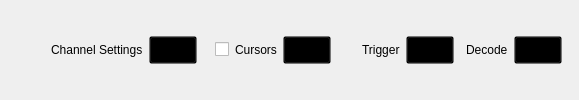
         <widget class="QWidget" name="widget_3" native="true">
          <property name="sizePolicy">
           <sizepolicy hsizetype="Preferred" vsizetype="Fixed">
            <horstretch>0</horstretch>
            <verstretch>0</verstretch>
           </sizepolicy>
          </property>
          <property name="minimumSize">
           <size>
            <width>0</width>
            <height>48</height>
           </size>
          </property>
          <property name="styleSheet">
           <string notr="true">QPushButton {
width: 40px;
  height: 20px;
  background-color: transparent;
}
QPushButton:pressed { border-image: url(:/icons/setup_btn_checked.svg); }
QPushButton:!pressed { border-image: url(:/icons/setup_btn_unchecked.svg); }
QPushButton:hover:!pressed:!checked { border-image: url(:/icons/setup_btn_hover.svg); }
QPushButton:checked { border-image: url(:/icons/setup_btn_checked.svg); }</string>
          </property>
          <layout class="QHBoxLayout" name="horizontalLayout_6">
           <property name="spacing">
            <number>6</number>
           </property>
           <item>
            <spacer name="horizontalSpacer_15">
             <property name="orientation">
              <enum>Qt::Horizontal</enum>
             </property>
             <property name="sizeType">
              <enum>QSizePolicy::Expanding</enum>
             </property>
             <property name="sizeHint" stdset="0">
              <size>
               <width>40</width>
               <height>20</height>
              </size>
             </property>
            </spacer>
           </item>
           <item>
            <widget class="QLabel" name="label">
             <property name="sizePolicy">
              <sizepolicy hsizetype="Fixed" vsizetype="Fixed">
               <horstretch>0</horstretch>
               <verstretch>0</verstretch>
              </sizepolicy>
             </property>
             <property name="text">
              <string>Channel Settings</string>
             </property>
             <property name="general_settings_label" stdset="0">
              <bool>true</bool>
             </property>
            </widget>
           </item>
           <item>
            <widget class="adiscope::CustomPushButton" name="btnChannelSettings">
             <property name="enabled">
              <bool>true</bool>
             </property>
             <property name="text">
              <string/>
             </property>
             <property name="checkable">
              <bool>true</bool>
             </property>
             <attribute name="buttonGroup">
              <string notr="true">settings_group</string>
             </attribute>
            </widget>
           </item>
           <item>
            <spacer name="horizontalSpacer_9">
             <property name="orientation">
              <enum>Qt::Horizontal</enum>
             </property>
             <property name="sizeType">
              <enum>QSizePolicy::Fixed</enum>
             </property>
             <property name="sizeHint" stdset="0">
              <size>
               <width>12</width>
               <height>0</height>
              </size>
             </property>
            </spacer>
           </item>
           <item>
            <layout class="QHBoxLayout" name="horizontalLayout">
             <property name="spacing">
              <number>6</number>
             </property>
             <property name="leftMargin">
              <number>0</number>
             </property>
             <item>
              <widget class="QCheckBox" name="cursorsBox">
               <property name="text">
                <string/>
               </property>
              </widget>
             </item>
             <item>
              <widget class="QLabel" name="label_15">
               <property name="text">
                <string>Cursors</string>
               </property>
               <property name="general_settings_label" stdset="0">
                <bool>true</bool>
               </property>
              </widget>
             </item>
             <item>
              <widget class="adiscope::CustomPushButton" name="btnCursors">
               <property name="enabled">
                <bool>false</bool>
               </property>
               <property name="text">
                <string/>
               </property>
               <property name="checkable">
                <bool>true</bool>
               </property>
               <attribute name="buttonGroup">
                <string notr="true">settings_group</string>
               </attribute>
              </widget>
             </item>
            </layout>
           </item>
           <item>
            <widget class="QLabel" name="label_2">
             <property name="text">
              <string/>
             </property>
            </widget>
           </item>
           <item>
            <spacer name="horizontalSpacer_8">
             <property name="orientation">
              <enum>Qt::Horizontal</enum>
             </property>
             <property name="sizeType">
              <enum>QSizePolicy::Fixed</enum>
             </property>
             <property name="sizeHint" stdset="0">
              <size>
               <width>12</width>
               <height>0</height>
              </size>
             </property>
            </spacer>
           </item>
           <item>
            <widget class="QLabel" name="label_4">
             <property name="text">
              <string>Trigger</string>
             </property>
             <property name="general_settings_label" stdset="0">
              <bool>true</bool>
             </property>
            </widget>
           </item>
           <item>
            <widget class="adiscope::CustomPushButton" name="btnTrigger">
             <property name="text">
              <string/>
             </property>
             <property name="checkable">
              <bool>true</bool>
             </property>
             <attribute name="buttonGroup">
              <string notr="true">settings_group</string>
             </attribute>
            </widget>
           </item>
           <item>
            <layout class="QHBoxLayout" name="horizontalLayoutDecoderTable">
             <property name="leftMargin">
              <number>6</number>
             </property>
             <property name="topMargin">
              <number>6</number>
             </property>
             <property name="rightMargin">
              <number>6</number>
             </property>
             <property name="bottomMargin">
              <number>6</number>
             </property>
             <item>
              <widget class="QLabel" name="lblDecoderTable">
               <property name="text">
                <string>Decode</string>
               </property>
              </widget>
             </item>
             <item>
              <widget class="adiscope::CustomPushButton" name="btnDecoderTable">
               <property name="enabled">
                <bool>true</bool>
               </property>
               <property name="text">
                <string/>
               </property>
               <property name="checkable">
                <bool>true</bool>
               </property>
              </widget>
             </item>
            </layout>
           </item>
          </layout>
         </widget>
